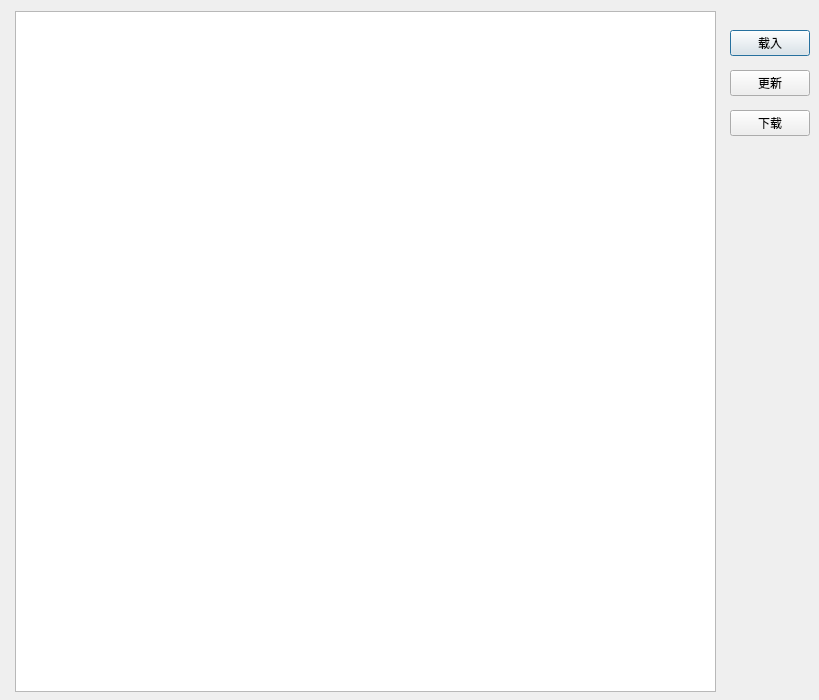
<?xml version="1.0" encoding="UTF-8"?>
<ui version="4.0">
 <class>initxml</class>
 <widget class="QDialog" name="initxml">
  <property name="geometry">
   <rect>
    <x>0</x>
    <y>0</y>
    <width>819</width>
    <height>700</height>
   </rect>
  </property>
  <property name="windowTitle">
   <string>Parameter Configuration</string>
  </property>
  <widget class="QTreeView" name="treeView">
   <property name="geometry">
    <rect>
     <x>15</x>
     <y>11</y>
     <width>701</width>
     <height>681</height>
    </rect>
   </property>
  </widget>
  <widget class="QPushButton" name="loadButton">
   <property name="geometry">
    <rect>
     <x>730</x>
     <y>30</y>
     <width>80</width>
     <height>26</height>
    </rect>
   </property>
   <property name="text">
    <string>载入</string>
   </property>
  </widget>
  <widget class="QPushButton" name="modifyButton">
   <property name="geometry">
    <rect>
     <x>730</x>
     <y>70</y>
     <width>80</width>
     <height>26</height>
    </rect>
   </property>
   <property name="text">
    <string>更新</string>
   </property>
  </widget>
  <widget class="QPushButton" name="downloadButton">
   <property name="geometry">
    <rect>
     <x>730</x>
     <y>110</y>
     <width>80</width>
     <height>26</height>
    </rect>
   </property>
   <property name="text">
    <string>下载</string>
   </property>
  </widget>
 </widget>
 <resources/>
 <connections/>
</ui>
